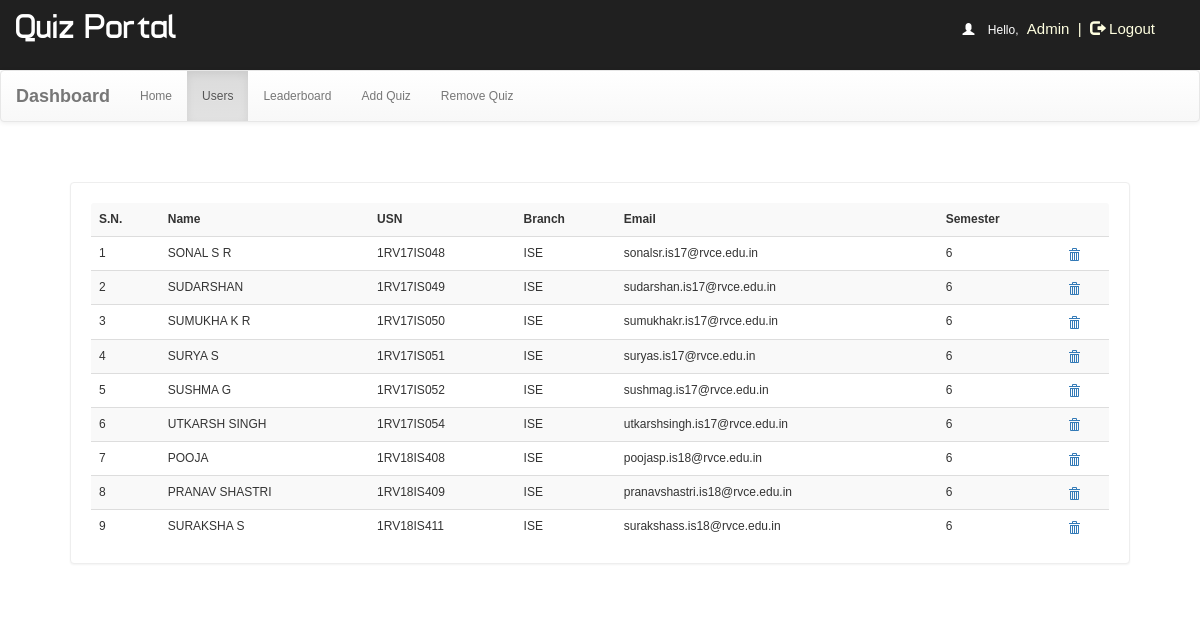
Screenshot of /dash.php?q=1 (signed in) with the database file from the repository.
### tables this page shows
CREATE TABLE `student` (
  `id` int(128) NOT NULL,
  `usn` char(10) NOT NULL,
  `name` varchar(30) DEFAULT NULL,
  `emailid` varchar(30) DEFAULT NULL,
  `branch` varchar(128) NOT NULL,
  `sem` int(1) DEFAULT NULL,
  `password` varchar(30) DEFAULT NULL
);

### dash.php (the view, shortened to what this page needs)
<!DOCTYPE html PUBLIC "-//W3C//DTD XHTML 1.0 Transitional//EN" "http://www.w3.org/TR/xhtml1/DTD/xhtml1-transitional.dtd">
<html xmlns="http://www.w3.org/1999/xhtml">
<head>
<link  rel="stylesheet" href="css/bootstrap.min.css"/>
 <link  rel="stylesheet" href="css/bootstrap-theme.min.css"/>
 <link rel="stylesheet" href="css/main.css">
 <link  rel="stylesheet" href="css/font.css">
</head>
<body  style="background:#fff;">
<div class="header">
<div class="row">
<div class="col-lg-6">
<span class="logo">Quiz Portal</span>
</div>
<?php
include_once 'databaseCon.php';
if (!(isset($_SESSION['username']))  || ($_SESSION['key']) != '54585c506829293a2d4c3b68543b316e2e7a2d277858545a36362e5f39') {
    session_destroy();
    header("location:index.php");
} else {
    $name     = $_SESSION['name'];
    echo '<span class="pull-right top title1" ><span style="color:white"><span class="glyphicon glyphicon-user" aria-hidden="true"></span>&nbsp;&nbsp;&nbsp;&nbsp;Hello,</span> <span class="log log1" style="color:lightyellow">' . $name . '&nbsp;&nbsp;|&nbsp;&nbsp;<a href="logout.php?q=account.php" style="color:lightyellow"><span class="glyphicon glyphicon-log-out" aria-hidden="true"></span>&nbsp;Logout</button></a></span>';
}
?>
</div>
</div>
<nav class="navbar navbar-default title1">
  <div class="container-fluid">
    <div class="navbar-header">
      <a class="navbar-brand" href="dash.php?q=0"><b>Dashboard</b></a>
    </div>
    <div class="collapse navbar-collapse" id="bs-example-navbar-collapse-1">
      <ul class="nav navbar-nav">
        <li <?php
if (@$_GET['q'] == 0)
    echo 'class="active"';
?>><a href="dash.php?q=0">Home<span class="sr-only">(current)</span></a></li>
        <li <?php
if (@$_GET['q'] == 1)
    echo 'class="active"';
?>><a href="dash.php?q=1">Users</a></li>
    <li <?php
if (@$_GET['q'] == 2)
    echo 'class="active"';
?>><a href="dash.php?q=2">Leaderboard</a></li>
        <li <?php
if (@$_GET['q'] == 4)
    echo 'class="active"';
?>><a href="dash.php?q=4">Add Quiz</a></li>
        <li <?php
if (@$_GET['q'] == 5)
    echo 'class="active"';
?>><a href="dash.php?q=5">Remove Quiz</a></li>
      </ul>
          </div>
  </div>
</nav>
<div class="container">
<div class="row">
<div class="col-lg-12">
<?php
if (@$_GET['q'] == 1) {
    $result = mysqli_query($con, "SELECT * FROM student") or die('Error');
    echo '<div class="panel">
    <table class="table table-striped title1">
<tr><td style="vertical-align:middle"><b>S.N.</b></td>
<td style="vertical-align:middle"><b>Name</b></td>
<td style="vertical-align:middle"><b>USN</b></td>
<td style="vertical-align:middle"><b>Branch</b></td>
<td style="vertical-align:middle"><b>Email</b></td>
<td style="vertical-align:middle"><b>Semester</b></td>
<td style="vertical-align:middle"></td></tr>';
    $c = 1;
    while ($row = mysqli_fetch_array($result)) {
        $name      = $row['name'];
        $sem      = $row['sem'];
        $email    = $row['emailid'];
        $usn    = $row['usn'];
        $branch    = $row['branch'];
        echo '<tr><td style="vertical-align:middle">' . $c++ . '</td><td style="vertical-align:middle">' . $name . '</td><td style="vertical-align:middle">' . $usn . '</td><td style="vertical-align:middle">' . $branch . '</td><td style="vertical-align:middle">' . $email . '</td><td style="vertical-align:middle">' . $sem . '</td>
  <td style="vertical-align:middle"><a title="Delete User" href="update.php?dusername=' . $name . '"><b><span class="glyphicon glyphicon-trash" aria-hidden="true"></span></b></a></td></tr>';
    }
    echo '</table></div>';
}
?>
</div>
</div></div>
</body>
</html>

### css/main.css (style rules this page uses)
body { overflow-x: hidden; width: 100%; font: 12px "Century Gothic", "Times Roman", sans-serif; background: #eee; min-height: 550px; background-attachment: fixed; }
.panel { border-color: #eee; margin: 40px; padding: 20px; font: 15px "Century Gothic", "Times Roman", sans-serif; }
.header { background: #202020; height: 70px; }
.logo { font-family: 'typo'; font-size: 35px; color: #ffffff; margin: 15px; }
.title1 { font: 12px "Century Gothic", "Times Roman", sans-serif; }
.top { margin-top: 20px; }
.log1 { font: 15px 'Ubuntu', sans-serif; color: #0000ff; margin-left: 10px; }
.log { margin: 10px; margin-right: 60px; margin-left: 5px; color: #ffffb3; text-decoration: none; font-size: 20px; font-size: 15px; }

### rows the page displays
student: name "SONAL S R", usn "1RV17IS048", branch "ISE", emailid "sonalsr.is17@rvce.edu.in", sem "6"
student: name "SUDARSHAN", usn "1RV17IS049", branch "ISE", emailid "sudarshan.is17@rvce.edu.in", sem "6"
student: name "SUMUKHA K R", usn "1RV17IS050", branch "ISE", emailid "sumukhakr.is17@rvce.edu.in", sem "6"
student: name "SURYA S", usn "1RV17IS051", branch "ISE", emailid "suryas.is17@rvce.edu.in", sem "6"
student: name "SUSHMA G", usn "1RV17IS052", branch "ISE", emailid "sushmag.is17@rvce.edu.in", sem "6"
student: name "UTKARSH SINGH", usn "1RV17IS054", branch "ISE", emailid "utkarshsingh.is17@rvce.edu.in", sem "6"
student: name "POOJA", usn "1RV18IS408", branch "ISE", emailid "poojasp.is18@rvce.edu.in", sem "6"
student: name "PRANAV SHASTRI", usn "1RV18IS409", branch "ISE", emailid "pranavshastri.is18@rvce.edu.in", sem "6"
student: name "SURAKSHA S", usn "1RV18IS411", branch "ISE", emailid "surakshass.is18@rvce.edu.in", sem "6"

### other values shown
$name "Admin"
